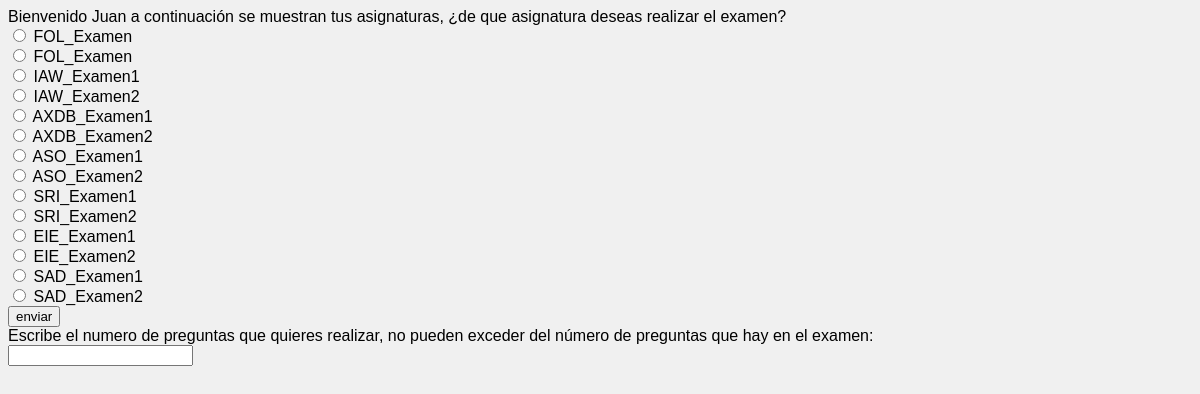
Screenshot of /repetirexamen.php (signed in) with the database file from the repository.
### tables this page shows
CREATE TABLE Examenes (
  id INT AUTO_INCREMENT PRIMARY KEY,
  titulo TEXT,
  grupo INT,
  puntuacionTotal INT,
  borrado BOOLEAN,
  creador varchar(40),
  FOREIGN KEY (creador) REFERENCES Usuarios(correo),
  FOREIGN KEY(grupo) REFERENCES Grupos (id)
);

### repetirexamen.php (the view, shortened to what this page needs)
<!DOCTYPE html>
<html>
    <head>
        <link rel="stylesheet" type="text/css" href="css.css">
    </head>
    <body>
        <?php
            include("../db.php");
                if ($_SESSION["tipoUsuario"] == "1" || $_SESSION["tipoUsuario"] == "3") {
                    echo "Bienvenido " . $_SESSION["nombre"] . " a continuación se muestran tus asignaturas, ¿de que asignatura deseas realizar el examen?";
                    $sql = "SELECT examenes.titulo FROM examenes inner join examenes_usuarios on examenes.id = examenes_usuarios.examen inner join usuarios on examenes_usuarios.usuario = usuarios.correo";
                    $resultado = mysqli_query($conn, $sql);
                    if (mysqli_num_rows($resultado) > 0) {
                        while($row = mysqli_fetch_assoc($resultado)) {
                            echo " <form method='POST' action='basura.php'>";
                            echo "<input type='radio' name='accion' value='" . $row['titulo'] . "'> " . $row['titulo'] . " </input></br>";
                        }
                        echo "<input type='submit' value='enviar'></br>";
                    }
                echo "<label>Escribe el numero de preguntas que quieres realizar, no pueden exceder del número de preguntas que hay en el examen:</label></br>";
                echo "<input type='int' name='numeroPreguntas'></br>";
            } else {
                echo "<p>Algo no ha ido como debería.</p>";
                echo "<a href='../login.php'>Vuelve a registrarte.</a>";
            }
        ?>
	</form>
    </body>
</html>

### css.css (style rules this page uses)
body { font-family: Arial, sans-serif; background-color: #f0f0f0; }

### rows the page displays
examenes: titulo "FOL_Examen"
examenes: titulo "FOL_Examen"
examenes: titulo "IAW_Examen1"
examenes: titulo "IAW_Examen2"
examenes: titulo "AXDB_Examen1"
examenes: titulo "AXDB_Examen2"
examenes: titulo "ASO_Examen1"
examenes: titulo "ASO_Examen2"
examenes: titulo "SRI_Examen1"
examenes: titulo "SRI_Examen2"
examenes: titulo "EIE_Examen1"
examenes: titulo "EIE_Examen2"
examenes: titulo "SAD_Examen1"
examenes: titulo "SAD_Examen2"

### other values shown
$_SESSION["nombre"] "Juan"
